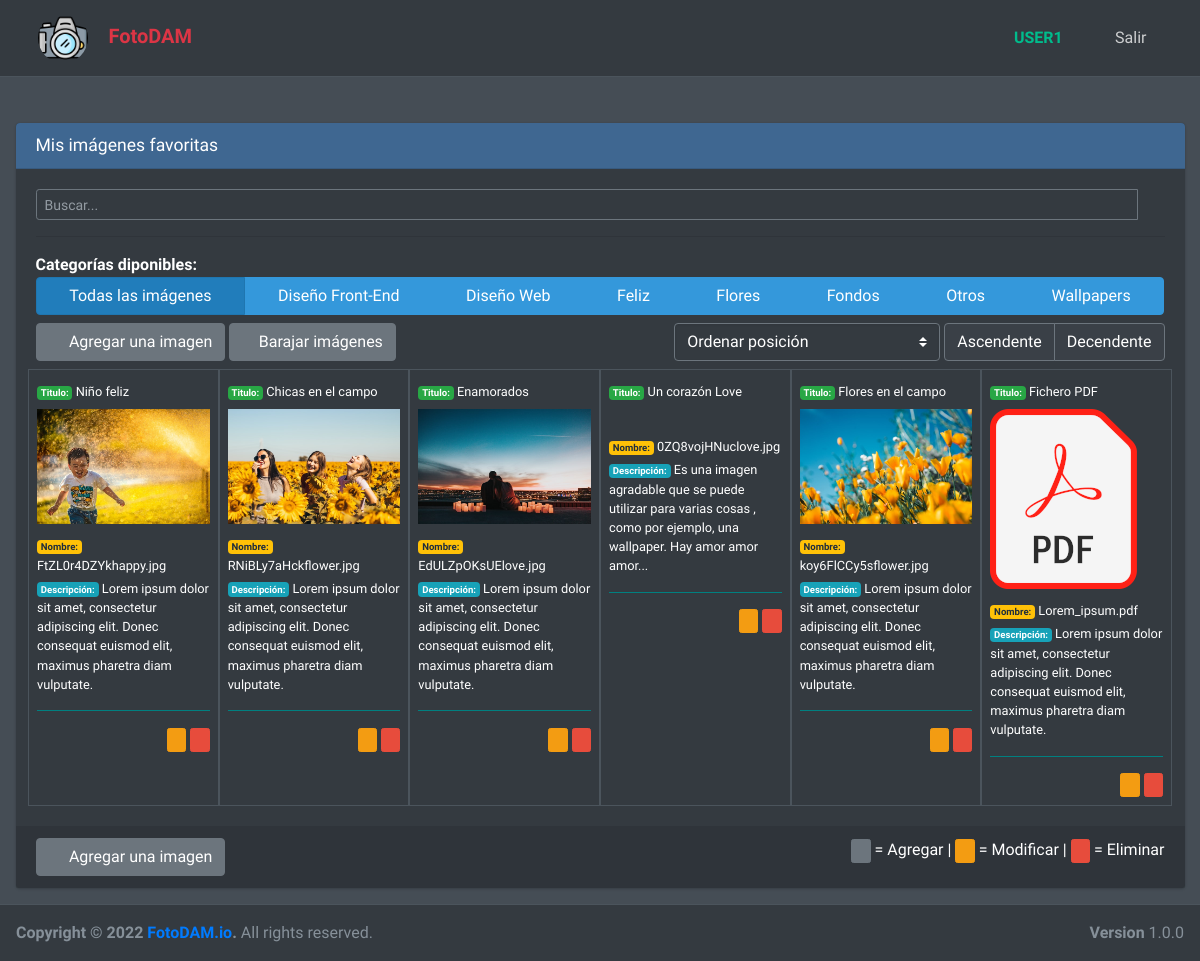
The app's page /dashboard/ (signed in) with its own data.
### core/models.py (models this page shows, shortened)
class ImageCategory(models.Model):
    description = models.CharField(max_length=120, blank=False)
    created_at = models.DateTimeField ( auto_now_add=True)

class ImageBank(models.Model):
    user = models.ForeignKey(User, on_delete = models.CASCADE)
    categories = models.ManyToManyField(ImageCategory)
    title = models.CharField(max_length=20, blank=False)
    description = models.TextField(max_length=120,  blank=True, default="Coloque aquí una breve descripción de la imagen")
    image = models.ImageField(
         upload_to = user_directory_path,
         blank=False,
         default=None,
         verbose_name="Imagen"
     )
    created_at = models.DateTimeField ( auto_now_add=True)
    last_update = models.DateTimeField(auto_now=True)
    @property
    def data_category(self):
        qs = self.categories.all()
        value=""
        for x in qs:
            value += f'{x.pk},'
        return value[:-1]
    @property
    def file_ext(self):
        f_name, f_ext = os.path.splitext(str(self.image))
        return f_ext

### core/views.py (the view)
# urls.py: path('dashboard/', views.DashBoard, name='dashboard'),
@login_required
def DashBoard(request):
    images = request.user.imagebank_set.select_related('user')
    categories = ImageCategory.objects.all().order_by('description')
    if not images:
        msg='No tienes imágenes cargadas.'
    else:
        msg=''
    context={
        'images':images,
        'categories':categories,
        'msg':msg,
    }
    return render(request, 'core/dashboard.html', context)

### core/templatetags/poll_extras.py (called while the page is built)
@register.filter
def filename(value):
    return os.path.basename(value.image.name)

### core/templates/core/dashboard.html (shortened to what this page needs)
{% extends "core/layout.html" %}
{% load static %}
{% load poll_extras %}
{% block styles %}
<link rel="stylesheet" href="{% static 'lib/adminlte-3.2.0/plugins/ekko-lightbox/ekko-lightbox.css' %}">
{% endblock styles %}
{% block content %}
<div class="row">
  <div class="col-12">
    <div class="card card-primary">
      <div class="card-header">
        <h4 class="card-title">Mis imágenes favoritas</h4>
      </div>
      <div class="card-body">
        <div class="input-group input-group-sm">
          <input class="form-control " type="text" placeholder="Buscar..." aria-label="Search" data-search>
          <div class="input-group-append">
            <button class="btn btn-navbar" type="text">
              <i class="fas fa-search text-warning"></i>
            </button>
          </div>
        </div>
        <hr>
        <div>
          <strong>Categorías diponibles:</strong>
          <div class="btn-group w-100 mb-2">
            <a class="btn btn-info active" data-filter="all"> Todas las imágenes </a>
            {% for category in categories %}
            <a class="btn btn-info" data-filter="{{category.pk}}"> {{category.description}} </a>
            {% endfor %}
          </div>
          <div class="mb-2">
            <a href=" {% url 'core:addimage'%}" class="open-modal-pet btn btn-secondary"><i class="fas fa-plus-circle"></i> &nbsp;Agregar una imagen</a>
            <a class="btn btn-secondary" data-shuffle><i class="fas fa-random"></i>&nbsp;Barajar imágenes </a>
            <div class="float-right">
              <select class="custom-select" style="width: auto;" data-sortOrder>
                <option value="index"> Ordenar posición </option>
              </select>
              <div class="btn-group">
                <a class="btn btn-default" data-sortAsc> Ascendente </a>
                <a class="btn btn-default" data-sortDesc> Decendente </a>
              </div>
            </div>
          </div>
        </div>
        <div>
          <div class="filter-container p-0 row">
            {% for image in images %}
            <div class="filtr-item col-sm-2 p-2 border border-dark" data-category="{{image.data_category}}" data-sort="{{image.title}}">
              <div class="pb-2">
                <small class="form-text text-white">
                  <span class="badge badge-success"> Titulo: </span>
                  {{image.title}}
                </small>
              </div>
              {% if not image.file_ext == '.pdf' %}
              <a href="{{image.image.url}}?text={{image.title}}" data-toggle="lightbox" data-title="{{image.title}}">
                <img src="{{image.image.url}}" class="img-fluid mb-2" alt="{{img.title}}" />
                {% else %}
                <img src="{% static 'core/custom/img/logo_pdf.png' %}" class="img-fluid mb-2" alt="{{img.title}}" />
                {% endif %}
                <small class="form-text text-white">
                  <span class="badge badge-warning"> Nombre: </span>
                  {{image|filename}}
                </small>
                <small class="form-text text-white">
                  <span class="badge badge-info"> Descripción: </span>
                  {{image.description}}
                </small>
                <hr style="height:1px;border-width:0;color:white;background-color:Teal">
                <div class="float-right">
                  <a href=" {% url 'core:editimage'   image.pk %}" class="open-modal-pet btn btn-warning btn-xs"><i class="fas fa-pen"></i></a>
                  <a href=" {% url 'core:deleteimage' image.pk %}" class="open-modal-pet btn btn-danger btn-xs"><i class="fas fa-trash-alt"></i></a>
                </div>
              </a>
            </div>
            {% endfor %}
          </div>
        </div>
      </div>
      <div class="card-footer">
        <a href=" {% url 'core:addimage'%}" class="open-modal-pet btn btn-secondary"><i class="fas fa-plus-circle"></i> &nbsp;Agregar una imagen</a>
        <div class="float-right">
          <a class="open-modal-pet btn btn-secondary btn-xs"><i class="fas fa-plus-circle"></i></a> = Agregar |
          <a class="open-modal-pet btn btn-warning btn-xs"><i class="fas fa-pen"></i></a> = Modificar |
          <a class="open-modal-pet btn btn-danger btn-xs"><i class="fas fa-trash-alt"></i></a> = Eliminar
        </div>
      </div>
    </div>
  </div>
</div>
{% endblock content %}

### core/templates/core/navbar.html (shortened to what this page needs)
 {% load static %}
 <nav class="main-header navbar navbar-expand-md navbar-dark">
   <div class="container">
     <a href="{% url 'core:dashboard' %} " class="navbar-brand">
       <img src="{% static 'core/custom/img/dam-logo.png' %}" alt="Foto DAM" class="img-size-50 mr-3 img-circle">
       <strong> <span class="brand-text text-danger">FotoDAM</span></strong>
     </a>
     <ul class="order-1 order-md-3 navbar-nav navbar-no-expand ml-auto">
       <li class="nav-item">
         <a class="nav-link" data-widget="control-sidebar" data-slide="true" href="#" role="button">
           <i class="fas fa-user-astronaut"></i>&nbsp; <strong><span class="text-green"> {{request.user|upper}}</span> </strong>
         </a>
       </li>
       <li class="nav-item">
         <a class="nav-link" data-widget="" data-slide="true" href=" {% url 'core:logoutpage' %} " role="button">
           <i class="fas fa-sign-out-alt"></i>&nbsp; Salir
         </a>
       </li>
     </ul>
   </div>
 </nav>

### records on screen
ImageCategory: description "Diseño Front-End"
ImageCategory: description "Diseño Web"
ImageCategory: description "Feliz"
ImageCategory: description "Flores"
ImageCategory: description "Fondos"
ImageCategory: description "Otros"
ImageCategory: description "Wallpapers"
ImageBank: title "Niño feliz", image (picture), image "FtZL0r4DZYkhappy.jpg", description "Lorem ipsum dolor sit amet, consectetur adipiscing elit. Donec consequat euismod elit, maximus pharetra diam vulputate."
ImageBank: title "Chicas en el campo", image (picture), image "RNiBLy7aHckflower.jpg", description "Lorem ipsum dolor sit amet, consectetur adipiscing elit. Donec consequat euismod elit, maximus pharetra diam vulputate."
ImageBank: title "Enamorados", image (picture), image "EdULZpOKsUElove.jpg", description "Lorem ipsum dolor sit amet, consectetur adipiscing elit. Donec consequat euismod elit, maximus pharetra diam vulputate."
ImageBank: title "Un corazón Love", image "0ZQ8vojHNuclove.jpg", description "Es una imagen agradable que se puede utilizar para varias cosas , como por ejemplo, una wallpaper. Hay amor amor amor..."
ImageBank: title "Flores en el campo", image (picture), image "koy6FlCCy5sflower.jpg", description "Lorem ipsum dolor sit amet, consectetur adipiscing elit. Donec consequat euismod elit, maximus pharetra diam vulputate."
ImageBank: title "Fichero PDF", image "Lorem_ipsum.pdf", description "Lorem ipsum dolor sit amet, consectetur adipiscing elit. Donec consequat euismod elit, maximus pharetra diam vulputate."

### other values on screen
{{ request.user|upper }} "USER1"
